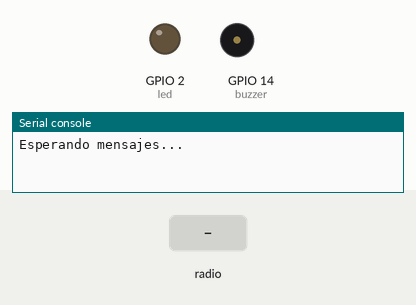
Recording of a program running on a simulated ESP32 board running MicroPython. Shown: output pins drawn as LEDs (lit = HIGH), buzzer (waves = sounding), the last lines printed to the serial console. The test bench sets the inputs (shaded band).

Above: at 1.2 s.
1.3 s: radio message "ON" arrives
At 2.5 s:
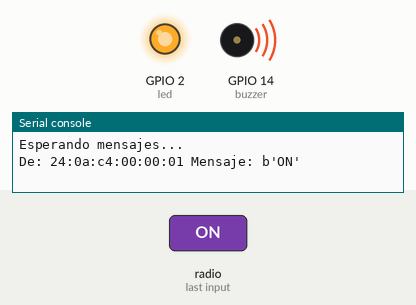
2.8 s: radio message "OFF" arrives
At 3.7 s:
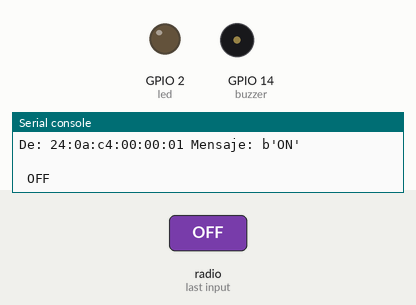
Timing chart, 0 to 5.8 s (numbered marks = the images above; inputs shaded):
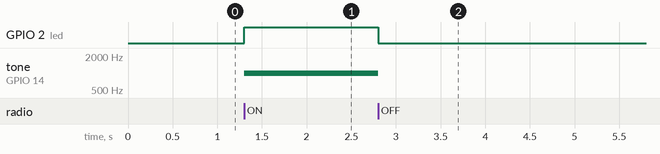

Measured:
- after the input at 1.3 s, GPIO 2 (led): LOW → HIGH at once; tone on GPIO 14 (buzzer): silent → 1000 Hz at once
- after the input at 2.8 s, GPIO 2 (led): HIGH → LOW at once; tone on GPIO 14 (buzzer): 1000 Hz → silent at once

The program:

main.py
```python
import network
import espnow
from machine import Pin, PWM

# Extra
frst = False
freqs = [4345, 2765]

# Configura Wi-Fi en modo estación (STA_IF)
sta = network.WLAN(network.STA_IF)
sta.active(True)
sta.config(channel=1)  # mismo canal que el transmisor

# Inicializa ESP-NOW
e = espnow.ESPNow()
e.active(True)

led = Pin(2, Pin.OUT)
buzzer = PWM(Pin(14), freq=1000, duty=0)

print("Esperando mensajes...")

while True:
    try:
        host, msg = e.recv(timeout_ms=2000)  # espera 2 segundos

        if msg is None:
            continue  # no llegó nada, sigue esperando

        # Muestra el mensaje recibido y la MAC del emisor
        if not frst:
            print("De:", ':'.join('{:02x}'.format(b) for b in host), "Mensaje:", msg)
            frst = True
        else:
            print(" \n",msg.decode(), end=" ")

        if msg == b"ON":
            buzzer.duty(1000)
            led.value(1)
        if msg == b"OFF":
            buzzer.duty(0)
            led.value(0)
        if msg == b"hgh":
            buzzer.freq(freqs[0])
        if msg == b"low":
            buzzer.freq(freqs[1])
    except:
        buzzer.duty(0)
        led.value(0)

    # Si llega el mensaje de finalización, rompe el bucle
    if msg == b'end':
        print("Mensaje de finalización recibido. Saliendo...")
        break
```
